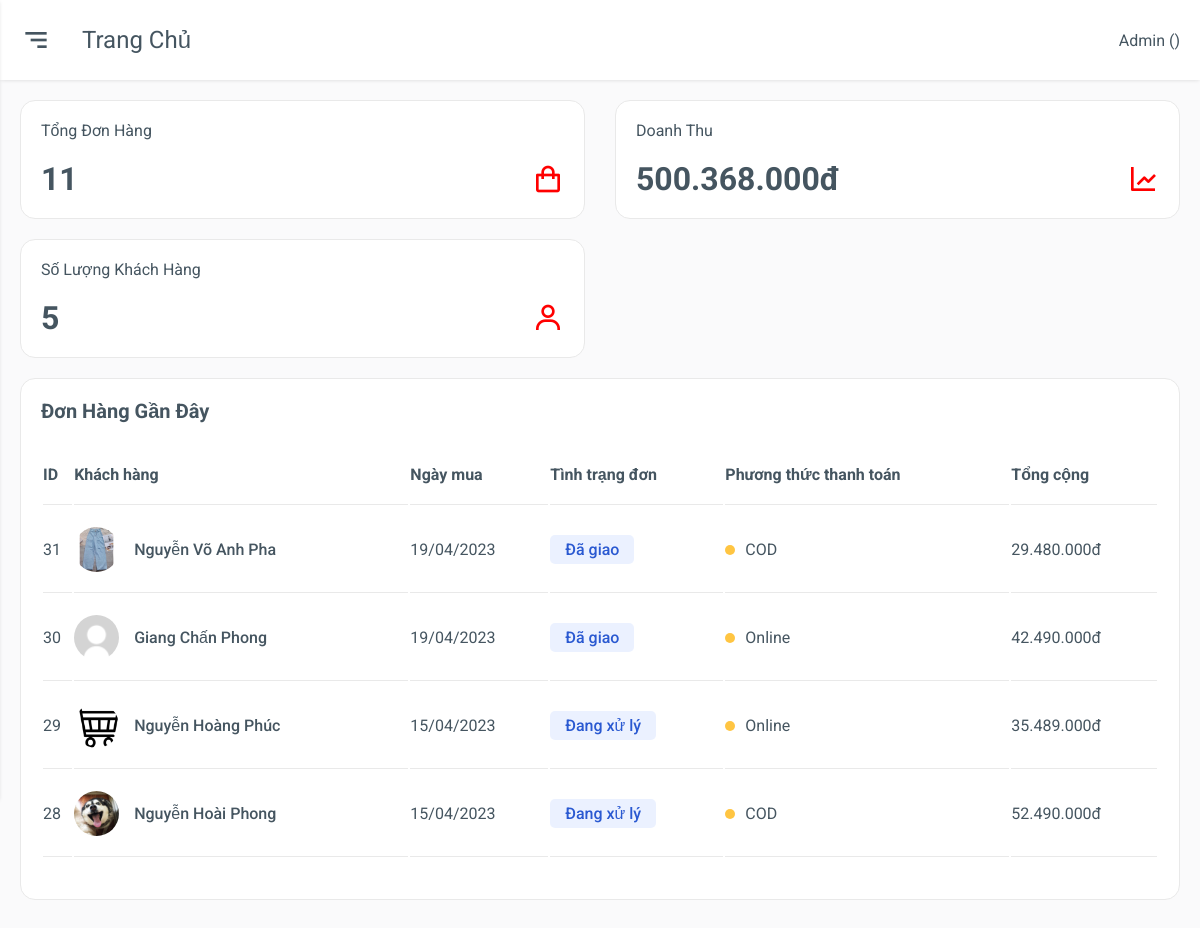
Page /admin/index.php on the earlier database version.
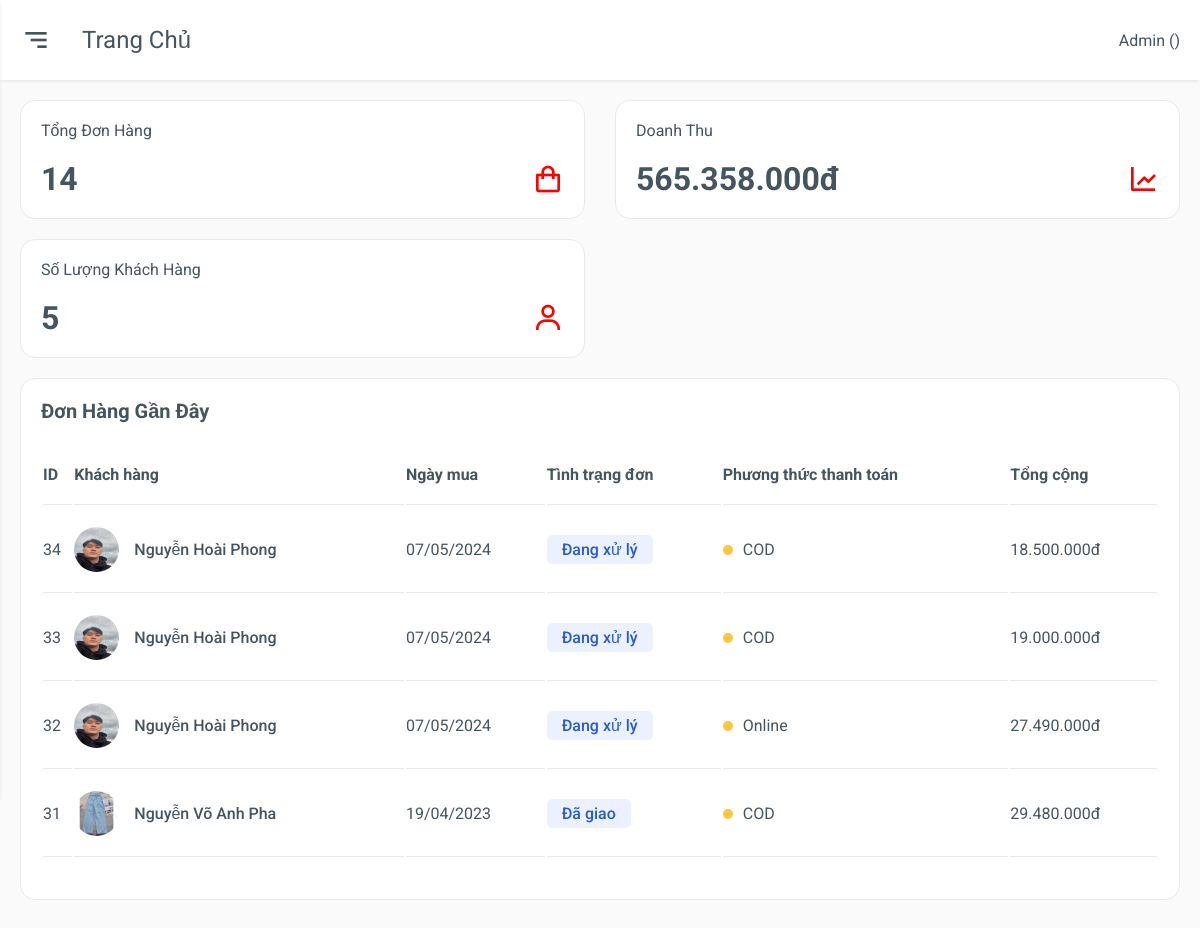
Same page on the later database version.
### tables this page shows
CREATE TABLE `hoadon` (
  `ID_HOADON` int(11) NOT NULL,
  `ID_NGUOIDUNG` int(11) NOT NULL,
  `NGAYLAP` date DEFAULT NULL,
  `NGAYGIAO` date DEFAULT NULL,
  `NGUOINHAN` varchar(255) NOT NULL,
  `SDT` varchar(255) NOT NULL,
  `DIACHI` varchar(255) NOT NULL,
  `PHUONGTHUCTT` varchar(255) NOT NULL,
  `TONGTIEN` int(11) NOT NULL,
  `TRANGTHAI` varchar(255) NOT NULL
);

CREATE TABLE `nguoidung` (
  `ID` int(11) NOT NULL,
  `HOTEN` varchar(255) NOT NULL,
  `EMAIL` varchar(255) NOT NULL,
  `DIENTHOAI` varchar(11) NOT NULL,
  `DIACHI` varchar(255) NOT NULL,
  `NGAYSINH` date NOT NULL,
  `HINHANH` varchar(255) NOT NULL,
  `TENDANGNHAP` varchar(255) NOT NULL,
  `MATKHAU` varchar(255) NOT NULL,
  `TRANGTHAI` bit(1) NOT NULL
);

### assets/components/formatCurrency.php (called while the page is built)
<?php
    function currency_format($number, $suffix = 'đ') {
        if (!empty($number)) {
            return number_format($number, 0, ',', '.') . "{$suffix}";
        }
    }
?>

### admin/index.php (the view, shortened to what the changed rows need)
<?php
    include "../functions/connect.php";
    include "../assets/components/formatCurrency.php";
    $sql = "SELECT * FROM hoadon";
    $result = $conn->query($sql);
    $tongdonhang= mysqli_num_rows($result);
    $sql = "SELECT TONGTIEN FROM hoadon";
    $result = mysqli_query($conn, $sql);
    $total_price = 0;
    while ($row = mysqli_fetch_assoc($result)) {
        $total_price += $row['TONGTIEN'];
    }
?>
<!DOCTYPE html>
<html lang="en">
<head>
    <link href='https://unpkg.com/boxicons@2.0.7/css/boxicons.min.css' rel='stylesheet'>
    <link rel="stylesheet" href="./css/grid.css">
    <link rel="stylesheet" href="./css/app.css">
    <link rel="stylesheet" href="./css/responsive.css">
</head>
<body>
    <div class="main">
        <div class="main-content">
            <div class="row">
                <div class="col-4 col-md-6 col-sm-12">
                    <div class="box box-hover">
                        <div class="counter">
                            <div class="counter-info">
                                <div class="counter-count">
                                    <?php echo $tongdonhang?>
                                </div>
                                <i class='bx bx-shopping-bag'></i>
                            </div>
                        </div>
                    </div>
                </div>
                <div class="col-4 col-md-6 col-sm-12">
                    <div class="box box-hover">
                        <div class="counter">
                            <div class="counter-info">
                                <div class="counter-count">
                                    <?php echo currency_format($total_price)?>
                                </div>
                                <i class='bx bx-line-chart'></i>
                            </div>
                        </div>
                    </div>
                </div>
            </div>
            <div class="row">
                <div class="col-12">
                    <div class="box">
                        <div class="box-body overflow-scroll">
                            <table>
                                <thead>
                                    <tr>
                                        <th>ID</th>
                                        <th>Khách hàng</th>
                                        <th>Ngày mua</th>
                                        <th>Tình trạng đơn</th>
                                        <th>Phương thức thanh toán</th>
                                        <th>Tổng cộng</th>
                                    </tr>
                                </thead>
                                <tbody>
                                <?php
                                    $sql = "SELECT * FROM nguoidung INNER JOIN hoadon ON nguoidung.ID = hoadon.ID_NGUOIDUNG ORDER BY hoadon.ID_HOADON DESC LIMIT 4";
                                    $result = $conn->query($sql);
                                    while($row = $result->fetch_assoc()) {
                                        $s = '<tr>
                                                <td>'.$row['ID_HOADON'].'</td>
                                                <td>
                                                    <div class="order-owner">
                                                        <img src=.'.$row['HINHANH'].'>
                                                        <span>'.$row['HOTEN'].'</span>
                                                    </div>
                                                </td>
                                                <td>'.date('d/m/Y', strtotime($row['NGAYLAP'])).'</td>
                                                <td>
                                                    <span class="order-status order-ready">
                                                    '.$row['TRANGTHAI'].'
                                                    </span>
                                                </td>
                                                <td>
                                                    <div class="payment-status payment-cod">
                                                        <div class="dot"></div>
                                                        <span>'.$row['PHUONGTHUCTT'].'</span>
                                                    </div>
                                                </td>
                                                <td>'.currency_format($row['TONGTIEN']).'</td>
                                            </tr>';
                                        echo $s;
                                    }
                                ?>
                                </tbody>
                            </table>
                        </div>
                    </div>
                </div>
            </div>
        </div>
    </div>
</body>
</html>

Differences in the rows shown:
no longer on this page (row unchanged): hoadon: ID_HOADON "30", ID_NGUOIDUNG.HINHANH (placeholder picture), ID_NGUOIDUNG.HOTEN "Giang Chấn Phong", NGAYLAP "19/04/2023", TRANGTHAI "Đã giao", PHUONGTHUCTT "Online", TONGTIEN "42.490.000đ"
no longer on this page (row unchanged): hoadon: ID_HOADON "29", ID_NGUOIDUNG.HINHANH (picture), ID_NGUOIDUNG.HOTEN "Nguyễn Hoàng Phúc", NGAYLAP "15/04/2023", TRANGTHAI "Đang xử lý", PHUONGTHUCTT "Online", TONGTIEN "35.489.000đ"
no longer on this page (row unchanged): hoadon: ID_HOADON "28", ID_NGUOIDUNG.HINHANH (picture), ID_NGUOIDUNG.HOTEN "Nguyễn Hoài Phong", NGAYLAP "15/04/2023", TRANGTHAI "Đang xử lý", PHUONGTHUCTT "COD", TONGTIEN "52.490.000đ"
added hoadon: ID_HOADON "34", ID_NGUOIDUNG.HINHANH (picture), ID_NGUOIDUNG.HOTEN "Nguyễn Hoài Phong", NGAYLAP "07/05/2024", TRANGTHAI "Đang xử lý", PHUONGTHUCTT "COD", TONGTIEN "18.500.000đ"
added hoadon: ID_HOADON "33", ID_NGUOIDUNG.HINHANH (picture), ID_NGUOIDUNG.HOTEN "Nguyễn Hoài Phong", NGAYLAP "07/05/2024", TRANGTHAI "Đang xử lý", PHUONGTHUCTT "COD", TONGTIEN "19.000.000đ"
added hoadon: ID_HOADON "32", ID_NGUOIDUNG.HINHANH (picture), ID_NGUOIDUNG.HOTEN "Nguyễn Hoài Phong", NGAYLAP "07/05/2024", TRANGTHAI "Đang xử lý", PHUONGTHUCTT "Online", TONGTIEN "27.490.000đ"
Other differences:
$tongdonhang: "11" → "14"
currency_format($total_price): "500.368.000đ" → "565.358.000đ"
